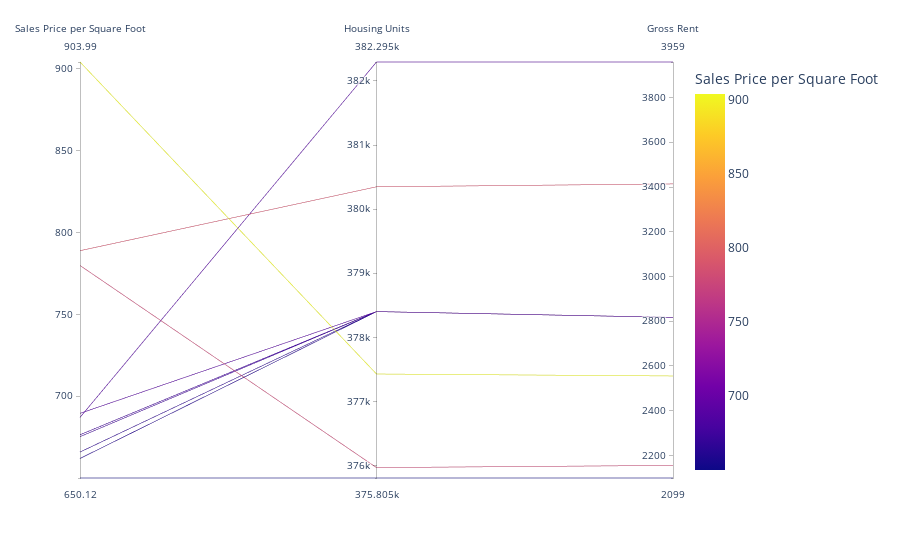

This figure's notebook cell:
### Markdown cell above
## Parallel Coordinates and Parallel Categories Analysis

In this section, you will use plotly express to create parallel coordinates and parallel categories visualizations so that investors can interactively filter and explore various factors related to the sales price of the neighborhoods. 

Using the DataFrame of Average values per neighborhood (calculated above), create the following visualizations:
1. Create a Parallel Coordinates Plot
2. Create a Parallel Categories Plot

### Code cell
# Parallel Coordinates Plot

top_10_pxcoord = px.parallel_coordinates(
    exp_neighbor_top10, 
    color="Sales Price per Square Foot",
    labels={"neighborhood": "Neighborhood"})

top_10_pxcoord

### Figure 1 — Plotly figure (JSON) as saved in the notebook; plotly's stock layout.template omitted (floating-point values rounded to 4 significant figures)
{"data": [{"dimensions": [{"label": "Sales Price per Square Foot", "values": [904.0, 788.8, 779.8, 689.6, 687.1, 676.5, 675.4, 666.0, 662.0, 650.1]}, {"label": "Housing Units", "values": [377400.0, 380348, 376000.0, 378401, 382295, 378401, 378401, 378401, 378401, 375805]}, {"label": "Gross Rent", "values": [2555.0, 3414, 2155.0, 2817.0, 3959, 2817.0, 2817.0, 2817.0, 2817.0, 2099]}], "domain": {"x": [0, 1], "y": [0, 1]}, "line": {"color": [904.0, 788.8, 779.8, 689.6, 687.1, 676.5, 675.4, 666.0, 662.0, 650.1], "coloraxis": "coloraxis"}, "name": "", "type": "parcoords"}], "layout": {"autosize": true, "coloraxis": {"colorbar": {"title": {"text": "Sales Price per Square Foot"}}, "colorscale": [[0, "#0d0887"], [0.1111, "#46039f"], [0.2222, "#7201a8"], [0.3333, "#9c179e"], [0.4444, "#bd3786"], [0.5556, "#d8576b"], [0.6667, "#ed7953"], [0.7778, "#fb9f3a"], [0.8889, "#fdca26"], [1, "#f0f921"]]}, "legend": {"tracegroupgap": 0}, "margin": {"t": 60}}}
